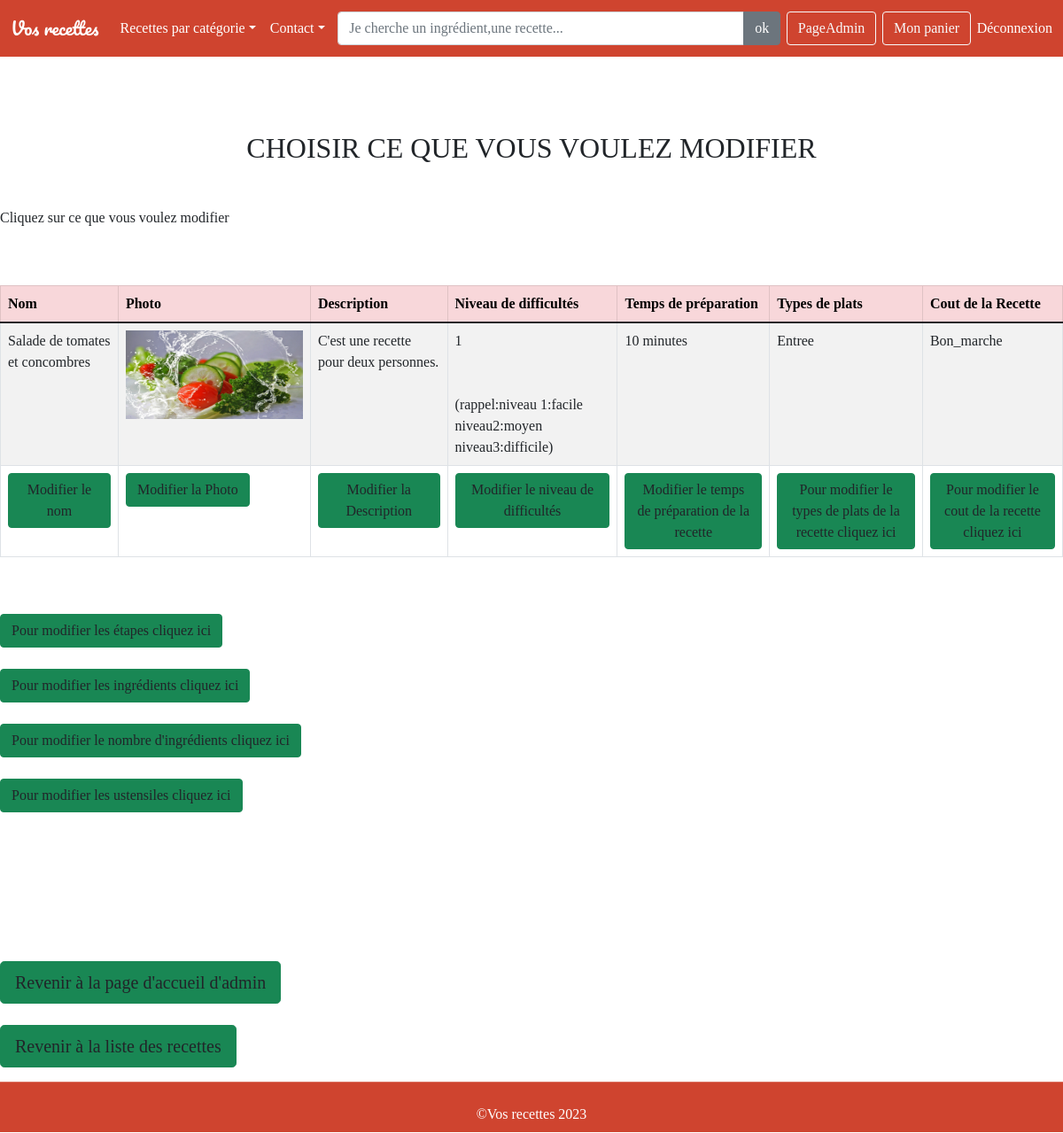
/controllerAdmin/afficherUneRecette/98 (signed in), run on the app's committed database.
### tables this page shows
CREATE TABLE IF NOT EXISTS `recette` (
  `idRecette` int(11) NOT NULL AUTO_INCREMENT,
  `idNiveauDeDifficultes` int(11) DEFAULT NULL,
  `idCout` int(11) DEFAULT NULL,
  `Nom` varchar(100) DEFAULT NULL,
  `Photo` varchar(50) DEFAULT NULL,
  `Decrire` text,
  `TempsPreparation` text,
  PRIMARY KEY (`idRecette`),
  KEY `idNiveauDeDifficultes` (`idNiveauDeDifficultes`),
  KEY `idCout` (`idCout`)
);

CREATE TABLE IF NOT EXISTS `typesdeplats` (
  `idTypesDePlats` int(11) NOT NULL AUTO_INCREMENT,
  `categorie` varchar(250) DEFAULT NULL,
  PRIMARY KEY (`idTypesDePlats`)
);

CREATE TABLE IF NOT EXISTS `coutdelarecette` (
  `idCout` int(11) NOT NULL AUTO_INCREMENT,
  `budget` varchar(11) NOT NULL,
  PRIMARY KEY (`idCout`)
);

### models/modeleAdmin.php (called while the page is built, shortened)
<?php
function modeleAfficherUneRecette($idRecette)
{
    $bddPDO=connexionBDD();
    $requete = "SELECT Nom,Photo,Decrire,idNiveauDeDifficultes,TempsPreparation FROM recette WHERE idRecette = $idRecette";
	$result = $bddPDO->query($requete);
    return $result;
}
function modelAfficherTypesDePlats($idTypesDePlats)
{
    $bddPDO=connexionBdd();
    $requete="SELECT categorie FROM typesdeplats WHERE idTypesDePlats='$idTypesDePlats'";
    $resultat=$bddPDO->query($requete);
    return $resultat;
}
function modelRecupererIdTypesDePlats($idRecette)
{
    $bddPDO=connexionBdd();
    $requete="SELECT idTypesDePlats FROM recette_typesdeplats WHERE idRecette='$idRecette'";
    $resultat=$bddPDO->query($requete);
    return $resultat;
}
function modelSelectionnerCoutDeLaRecetteAvEcIdRecette($idRecette)
{
    $bddPDO=connexionBDD();
    $requete="SELECT budget FROM coutdelarecette INNER JOIN recette ON recette.idCout=coutdelarecette.idCout WHERE idRecette='$idRecette'";
    $resultat=$bddPDO->query($requete);
    return $resultat;
}

### views/global/espaceAdmin/modificationRecette/afficherUneRecette.php (the view, shortened to what this page needs)
<?php
include('views/communs/menu.php');
$convsertionId=$idRecette;
?>
<h2 class="text-uppercase text-center mb-5">Choisir ce que vous voulez modifier</h2>
<p>Cliquez sur ce que vous voulez modifier</p>
<br>
<br>
<table class="table table-striped table-bordered "  >
    <thead class="table-danger">
        <tr>
            <th>Nom </th>
            <th>Photo </th>
            <th>Description </th>
            <th>Niveau de difficultés</th>
            <th>Temps de préparation</th>
            <th>Types de plats</th>
            <th>Cout de la Recette</th>
        </tr>
    </thead>
<?php
   $ligne = $resultatAfficherUneRecette->fetchAll(PDO::FETCH_ASSOC);
echo "<tr>";
foreach($ligne as $valeur)
{
    echo " <td>$valeur[Nom]</td>";
    echo "<td><img src=$valeur[Photo] height='100' width='200'></td>";
    echo " <td>$valeur[Decrire]</td>";
	echo " <td>$valeur[idNiveauDeDifficultes]<br><br><br> (rappel:niveau 1:facile  niveau2:moyen  niveau3:difficile)</td>";
    echo "<td>$valeur[TempsPreparation]</td>";
}
$pourUnForeach=$resultatRecupererTypesDePlats->fetchall(PDO::FETCH_NUM);
foreach($pourUnForeach as $valeur)
{
    $resultatAfficherTypeDePlat=modelAfficherTypesDePlats($valeur[0]);
    $pourDeuxForeach=$resultatAfficherTypeDePlat->fetchall(PDO::FETCH_ASSOC);
    foreach($pourDeuxForeach as $valeur1)
    {
        echo "<td>$valeur1[categorie]</td>";
    }
}
$resultatAfficherCoutDeLaRecette=modelSelectionnerCoutDeLaRecetteAvEcIdRecette($convsertionId);
foreach($resultatAfficherCoutDeLaRecette->fetchall(PDO::FETCH_ASSOC) as $valeur)
{
    echo "<td>$valeur[budget]</td>";
}
?>
</tr>
<tr>
            <td><button  type="button" class="btn btn-success "><a class="text-dark" href='controllerAdmin/pageModificationNomRecette/<?=$convsertionId?>'>Modifier le nom</a></button></td>
            <td><button  type="button" class="btn btn-success"><a class="text-dark" href='controllerAdmin/pageModificationPhotoRecette/<?=$convsertionId?>'>Modifier la Photo</a></button></td>
            <td><button  type="button" class="btn btn-success"><a class="text-dark" href='controllerAdmin/pageModificationDescriptionRecette/<?=$convsertionId?>'>Modifier la Description </a></button></td>
            <td><button  type="button" class="btn btn-success"><a class="text-dark" href='controllerAdmin/pageModificationNiveauDeDifficultesRecette/<?=$convsertionId?>'>Modifier le niveau de difficultés </a></button></td>
            <td><button type="button" class="btn btn-success"><a class="text-dark"href="controllerAdmin/pageModificationTempsDePreparation/<?=$convsertionId?>">Modifier le temps de préparation de la recette</a></button></td>
            <td><button  type="button" class="btn btn-success "><a class="text-dark" href='controllerAdmin/pageModificationTypesDePlat/<?=$convsertionId?>'>Pour modifier le types de plats de la recette cliquez ici</a></button></td>
            <td><button  type="button" class="btn btn-success "><a class="text-dark" href='controllerAdmin/pageModificationCoutDeLaRecette/<?=$convsertionId?>'>Pour modifier le cout de la recette cliquez ici</a></button></td>
        </tr>
<?php
echo "</table></center>";
?>
<br>
<br>
<td><button type='button' class='btn btn-success'><a class='text-dark' href="controllerAdmin/recupererEtapeRecette/<?=$conservationId?>">Pour modifier les étapes cliquez ici</a></button></td>
<br>
<br>
<td><button type='button' class='btn btn-success' ><a class='text-dark' href='controllerAdmin/recupereridIngredientDeLaRecette/<?=$conservationId?>'>Pour modifier les ingrédients cliquez ici</a></button></td>
<br>
<br>
<td><button type='button' class='btn btn-success'><a class='text-dark' href="controllerAdmin/recupererNombreIngredient/<?=$conservationId?>">Pour modifier le nombre d'ingrédients cliquez ici</a></button></td>
<br>
<br>
<td><button type='button' class='btn btn-success'><a class='text-dark' href="controllerAdmin/recupererUstensileDeLaRecette/<?=$conservationId?>">Pour modifier les ustensiles cliquez ici</a></button></td>
<br>
<br>
<br>
<br>
<br>
<br>
<br>
<br>
<div> <a href='controllerEspaceMembre/pageAdmin' class=" justify-content-center btn btn-success btn-block btn-lg gradient-custom-4 text-body">Revenir à la page d'accueil d'admin</a>
</div>
<br>
<div> <a href='controllerAdmin/afficherToutesLesRecettes' class=" justify-content-center btn btn-success btn-block btn-lg gradient-custom-4 text-body">Revenir à la liste des recettes</a>
</div>
<?php
require('views/communs/footer.php');
?>

### assets/css/main.css (style rules this page uses)
* { margin:0; padding:0; }
body { font-family:Georgia, 'Times New Roman', Times, serif; margin-bottom: -15px; }
a:link { text-decoration:none; }

### data on the page
recette: Nom "Salade de tomates et concombres", Photo (picture), Decrire "C'est une recette pour deux personnes.", idNiveauDeDifficultes "1", TempsPreparation "10 minutes"
typesdeplats: categorie "Entree"
coutdelarecette: budget "Bon_marche"
